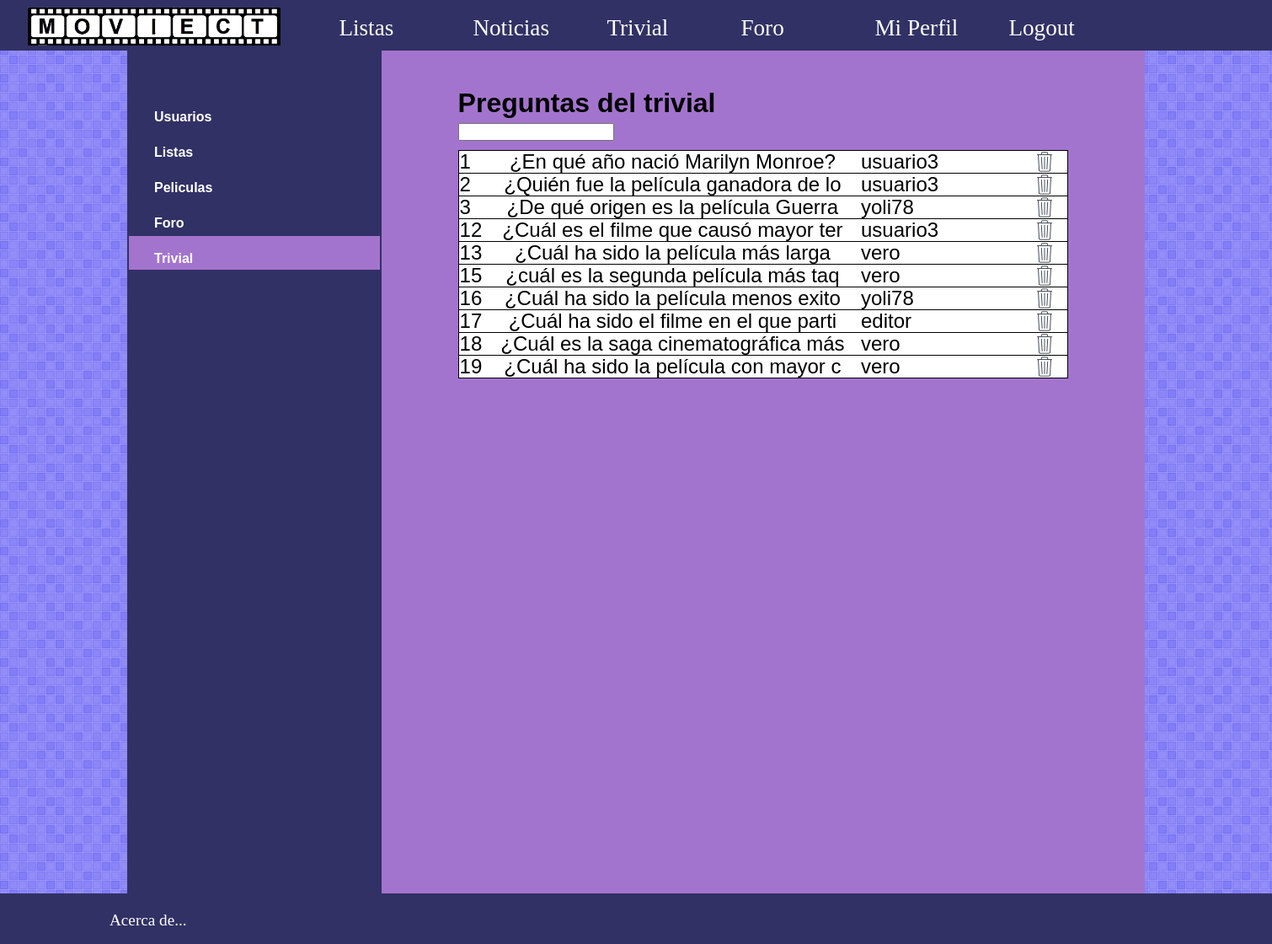
Screenshot of /html/admin/admin_panel.php?page=trivial (signed in) with the database file from the repository.
### tables this page shows
CREATE TABLE `preguntas` (
  `id_pregunta` int(11) NOT NULL,
  `enunciado` varchar(100) NOT NULL,
  `autor` varchar(50) NOT NULL
);

### src/includes/config.php (called while the page is built, shortened)
<?php
spl_autoload_register(function ($class) {
    $prefix = 'es\\ucm\\fdi\\aw\\';
    $base_dir = __DIR__ . '/';
    $len = strlen($prefix);
    $relative_class = substr($class, $len);
    $file = $base_dir . str_replace('\\', '/', $relative_class) . '.php';
});
$app = \es\ucm\fdi\aw\Aplicacion::getSingleton();

### src/includes/Aplicacion.php (called while the page is built, shortened)
<?php
class Aplicacion {
  private static $instancia;
  private $rutaRaizApp;
  public static function getSingleton() {
      if (  !self::$instancia instanceof self) {
         self::$instancia = new self;
      }
      return self::$instancia;
  }
  public function init($bdDatosConexion, $rutaRaizApp, $dirInstalacion){
    $this->rutaRaizApp = $rutaRaizApp;
  }
  public function resuelve($path = '') {
    if (strlen($path) > 0 && $path[0] == '/') {
      $path = mb_substr($path, 1);
    }
    return $this->rutaRaizApp . $path;
  }
}
?>

### src/includes/admin.php (called while the page is built, shortened)
<?php
class Admin{
	public function cargarPreguntas(){
		$app = App::getSingleton();
      $conn = $app->conexionBd();
      $query = sprintf("SELECT enunciado,id_pregunta, autor FROM preguntas");
            $result = Array();
      $rs = $conn->query($query);
		while ($fila = $rs->fetch_assoc()) {
			$result[]=$fila;
		}
      return $result;
	}
}
?>

### src/html/admin/admin_panel.php (the view, shortened to what this page needs)
<?php
	require_once '../../includes/config.php';
	$app->doInclude('admin.php');
	$app->doInclude('lista.php');
?>
<!DOCTYPE html>
<html>
	<head>
	  	<link href="<?= $app->resuelve('/css/admin_panel.css') ?>" rel="stylesheet" type="text/css">
	  	<link href="<?= $app->resuelve('/css/header.css') ?>" rel="stylesheet" type="text/css">
		<link href="<?= $app->resuelve('/css/footer.css') ?>" rel="stylesheet" type="text/css">
		<link href="<?= $app->resuelve('/css/estilo2col.css') ?>" rel="stylesheet" type="text/css">
		<link href="<?= $app->resuelve('/css/icomoon/style.css') ?>" rel="stylesheet" type="text/css">
	</head>
	<body>
		<?php
			$app->doInclude('comun/header.php');
		?>
		<div id="contenedor">
			<div id="left_sidebar">
				<table id="menu">
				<?php
						$page = $_GET['page'];
						if($page == "users")
							echo <<<EOF
						<tr class="categoria" ><td id="pulsada"><a href="./admin_panel.php?page=users"> Usuarios </a></td></tr>
EOF;
						else
							echo <<<EOF
							<tr class="categoria" ><td><a href="./admin_panel.php?page=users"> Usuarios </a></td></tr>
EOF;
						if($page == "list")
							echo <<<EOF
							<tr class="categoria"><td id="pulsada"><a href="./admin_panel.php?page=list"> Listas</a></td></tr>
EOF;
						else
							echo <<<EOF
							<tr class="categoria"><td><a href="./admin_panel.php?page=list"> Listas</a></td></tr>
EOF;
						if($page == "peliculas")
							echo <<<EOF
							<tr class="categoria"><td id="pulsada"><a href="./admin_panel.php?page=peliculas"> Peliculas </a></td></tr>
EOF;
						else
							echo <<<EOF
							<tr class="categoria"><td><a href="./admin_panel.php?page=peliculas"> Peliculas </a></td></tr>
EOF;
						if($page == "foro")
							echo <<<EOF
							<tr class="categoria"><td id="pulsada"><a href="./admin_panel.php?page=foro"> Foro </a></td></tr>
EOF;
						else
							echo <<<EOF
							<tr class="categoria"><td><a href="./admin_panel.php?page=foro"> Foro </a></td></tr>
EOF;
						if($page == "trivial")
							echo <<<EOF
							<tr class="categoria"><td id="pulsada"><a href="./admin_panel.php?page=trivial"> Trivial </a></td></tr>
EOF;
						else
							echo <<<EOF
							<tr class="categoria"><td><a href="./admin_panel.php?page=trivial"> Trivial </a></td></tr>
EOF;
					?>
				</table>
			</div>
			<div id = "content">
					<div id = "listas">
					<?php
						if($page == "users")
						echo "<h1> Usuarios </h1> ";
						else if($page == "list")
						echo "<h1> Listas </h1>";
						else if($page == "peliculas")
						echo "<h1> Peliculas </h1>";
						else if($page == "trivial")
						echo "<h1> Preguntas del trivial </h1>";
					else if($page == "foro")
						echo "<h1> Foro </h1>"
					?>
					<form id ="buscar">
						<input type="text" name="search" id="busqueda">
					</form>
					<div id="elementos">
					<table >
					<?php
				$admin = new es\ucm\fdi\aw\Admin();
						if($page=="users"){
						$data = $admin-> cargarUsuarios();
						foreach ($data as $elemento){
						echo <<<EOF
						<tr class="elementos" id="{$elemento['nick']}">
							<td class="celda_foto"> <img class="poster" src="{$app->resuelve(DIR_FOTOS_USU.$elemento['nick'])}"/> </td>
							<td class="celda_titulo"> {$elemento['nick']} </td>
							<td class="celda_anio"> {$elemento['nombre']} </td>
							<td class="celda_rol">{$elemento['rol']} </td>
							<td class="celda_actions">
								<img src="{$app->resuelve('/img/edit.png')}" class="edit_user"/>
								<img src="{$app->resuelve('img/erase.png')}" class="delete_user" />
							</td>
						</tr>
EOF;
						}
					}
					else if($page=="trivial"){
						$data = $admin-> cargarPreguntas();
						foreach ($data as $elemento){
						$pregunta = substr($elemento['enunciado'],0,40);
						echo <<<EOF
						<tr class="elementos" id= "{$elemento['id_pregunta']}">
							<td> {$elemento['id_pregunta']} </td>
							<td class="celda_titulo"> {$pregunta} </td>
							<td class="celda_anio"> {$elemento['autor']} </td>
							<td class="celda_actions">
									<img src="{$app->resuelve('img/erase.png')}" class="delete_trivial"/>
							</td>
						</tr>
EOF;
						}
					}
					?>
					</table>
				</div>
				</div>
			</div>
		</div>
	</body>
</html>

### src/css/admin_panel.css (style rules this page uses)
#left_sidebar { background-color:#313165; float: left; width: 25%; height: 100%; height: 1000px; padding-right: 0px; }
#elementos { overflow-y: auto; height: 500px; clear: both; }
body { min-width: 1500px; }
#content { float: left; width: 75%; background-color:#A374CD; height:1000px; }
#menu { width: 100%; margin-top: 50px; margin-right: 0px; }
.categoria a { color: inherit; text-decoration: inherit; }
#pulsada { background-color: #A374CD; }
.categoria { width: 100%; margin-right: 0px; }
.categoria td { margin-right: 0px; width: 100%; padding-top: 15px; padding-down: 15px; font-size: 1.25 em; font-weight: bold; color: white; padding-left: 30px; }
#listas h1 { margin-bottom: 0px; }
#listas table { margin-top: 10px; border: 1px solid black; border-collapse: collapse; clear: both; width:100%; background-color: white; font-size: 1.5em; margin-bottom: 50px; }
#listas tr { border-top: 1px solid black; }
.celda_titulo { text-align: center; }
.celda_actions { width: 20%; }
.celda_actions img { float: right; margin-right: 10%; }
form { float:left; }
#listas { width: 80%; clear:both; margin-left: 10%; margin-top: 50px; }
#listas h1 { margin-bottom: 10px; }

### src/css/estilo2col.css (style rules this page uses)
body { margin: 0px; background-color: #795198; margin: 0 auto 0 auto; height: 100%; background-image: url("../img/fondo.png"); background-repeat: repeat; }
#contenedor { font-family: Sans-serif; line-height: 1.5em; width: 80%; height: 1%; overflow: hidden; margin-top: 60px; margin: 0 auto; padding: 60px 0; background-color: #BDC8EF; min-height: 860px; min-width: 900px; }

### rows the page displays
preguntas: id_pregunta "1", enunciado "¿En qué año nació Marilyn Monroe?", autor "usuario3"
preguntas: id_pregunta "2", enunciado "¿Quién fue la película ganadora de lo", autor "usuario3"
preguntas: id_pregunta "3", enunciado "¿De qué origen es la película Guerra", autor "yoli78"
preguntas: id_pregunta "12", enunciado "¿Cuál es el filme que causó mayor ter", autor "usuario3"
preguntas: id_pregunta "13", enunciado "¿Cuál ha sido la película más larga", autor "vero"
preguntas: id_pregunta "15", enunciado "¿cuál es la segunda película más taq", autor "vero"
preguntas: id_pregunta "16", enunciado "¿Cuál ha sido la película menos exito", autor "yoli78"
preguntas: id_pregunta "17", enunciado "¿Cuál ha sido el filme en el que parti", autor "editor"
preguntas: id_pregunta "18", enunciado "¿Cuál es la saga cinematográfica más", autor "vero"
preguntas: id_pregunta "19", enunciado "¿Cuál ha sido la película con mayor c", autor "vero"
